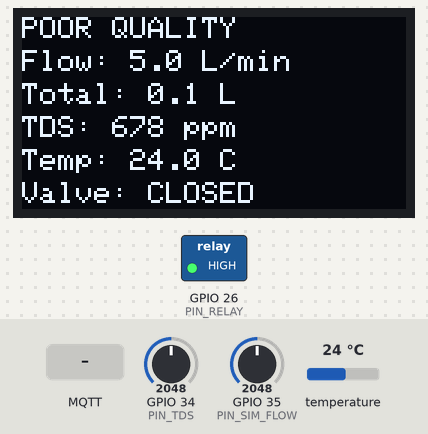
The sketch below on a simulated ESP32. Shown: 128×64 one-colour display, switched loads named in the sketch (green lamp = pin HIGH). The inputs (shaded band) are chosen by the test bench; at power-on: temperature 24 °C, GPIO 34 (PIN_TDS) = 2048, GPIO 35 (PIN_SIM_FLOW) = 2048 (analog values on the 0–4095 scale). WiFi joins after 1.5 s; servers stay silent unless stated; random numbers use the default seed unless the sketch sets one; no MQTT or app messages arrive unless stated; what the sketch prints to the serial monitor is not drawn.

Above: at 2.6 s.
2.7 s: temperature set to 41 °C
At 4.8 s:
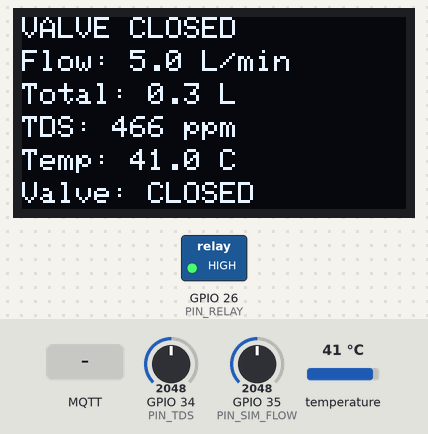
6.9 s: MQTT message "OPEN" arrives on the first subscribed topic
At 10.8 s:
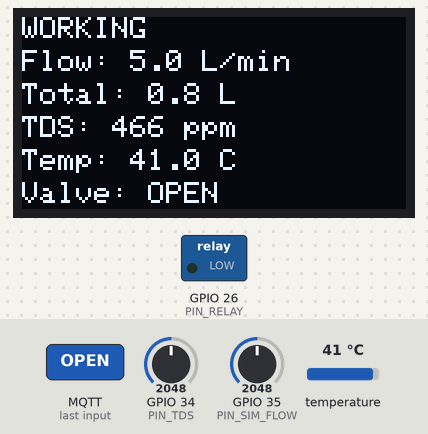
11.1 s: GPIO 34 (PIN_TDS) set to 2148
At 12.5 s:
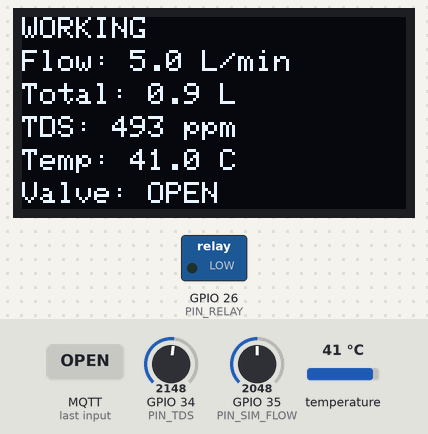
14.4 s: GPIO 34 (PIN_TDS) set to 2224
At 16.7 s:
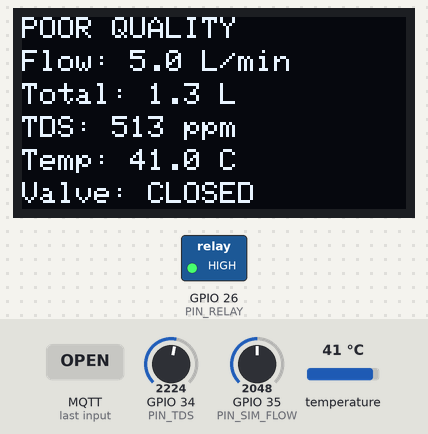
18.6 s: GPIO 35 (PIN_SIM_FLOW) set to 2866
At 20.7 s:
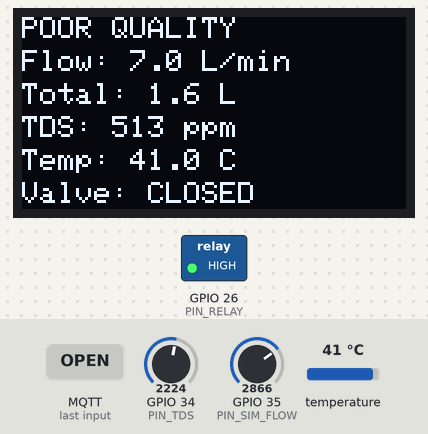
22.4 s: temperature set to 12 °C
At 23.4 s:
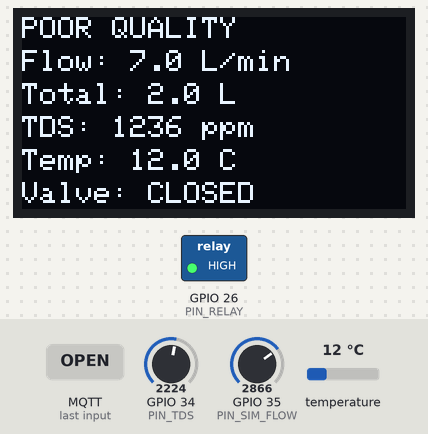
Timing chart, 0 to 25.4 s (numbered marks = the images above; inputs shaded):
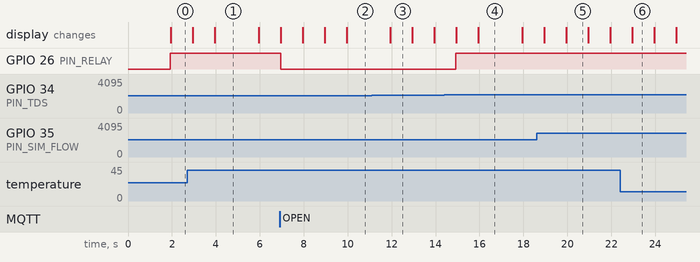

Measured:
- the behaviour switches between 2175 and 2176 on GPIO 34 (PIN_TDS) (found by bisection; images 3 and 4)
- after the input at 6.9 s, GPIO 26 (PIN_RELAY): HIGH → LOW after 0.05 s
- after the input at 14.4 s, GPIO 26 (PIN_RELAY): LOW → HIGH after 0.52 s
- what the display in image 1 shows lasts 2.0 s, from 3.9 s to 5.9 s
- what the display in image 3 shows lasts 1.0 s, from 11.9 s to 12.9 s

The sketch:

sketch.ino
```cpp
// Smart Tap Monitor - ESP32
// SIMULATE 1 = Wokwi (potentiometers stand in for sensors)
// SIMULATE 0 = real hardware
#define SIMULATE 1

#include <WiFi.h>
#include <PubSubClient.h>
#include <OneWire.h>
#include <DallasTemperature.h>
#include <Wire.h>
#include <Adafruit_GFX.h>
#include <Adafruit_SSD1306.h>

// ---------- Settings you can change ----------
#if SIMULATE
const char* WIFI_SSID = "Wokwi-GUEST";
const char* WIFI_PASS = "";
#else
const char* WIFI_SSID = "YOUR_WIFI_NAME";
const char* WIFI_PASS = "YOUR_WIFI_PASSWORD";
#endif

const char* MQTT_HOST  = "broker.hivemq.com";
const char* TOPIC_DATA = "tapmon/iotproject/data";
const char* TOPIC_CMD  = "tapmon/iotproject/cmd";

const float TDS_LIMIT        = 500.0;   // ppm; above this = poor quality
const float TDS_CAL          = 1.0;     // calibration multiplier for TDS
const float PULSES_PER_LITRE = 450.0;   // YF-S201 typical value
const float FLOW_MIN         = 0.2;     // L/min; below this = no flow
const int   NO_SUPPLY_SECS   = 10;      // demo value (use 600 for real use)
const bool  AUTO_SHUTOFF     = true;    // close valve on poor quality
#define RELAY_ACTIVE_LOW 1              // set 0 if the valve acts inverted

// ---------- Pins ----------
const int PIN_FLOW     = 27;
const int PIN_TDS      = 34;
const int PIN_TEMP     = 4;
const int PIN_RELAY    = 26;
const int PIN_SIM_FLOW = 35;   // simulation only

// ---------- Objects and state ----------
OneWire oneWire(PIN_TEMP);
DallasTemperature tempSensor(&oneWire);
Adafruit_SSD1306 oled(128, 64, &Wire, -1);
WiFiClient wifiClient;
PubSubClient mqtt(wifiClient);

volatile uint32_t pulseCount = 0;
void IRAM_ATTR onPulse() { pulseCount++; }

float flowLpm = 0, totalLitres = 0, tds = 0, tempC = 25;
bool valveOpen = true;
String status = "WORKING";
int noFlowSecs = 0;
unsigned long lastTick = 0, lastPublish = 0, lastWifiTry = 0, lastMqttTry = 0;

// ---------- Valve ----------
void setValve(bool open) {
  valveOpen = open;
  bool level = RELAY_ACTIVE_LOW ? !open : open;
  digitalWrite(PIN_RELAY, level ? HIGH : LOW);
}

// ---------- MQTT commands: send OPEN or CLOSE ----------
void onMessage(char* topic, byte* payload, unsigned int len) {
  String msg;
  for (unsigned int i = 0; i < len; i++) msg += (char)payload[i];
  msg.toUpperCase();
  if (msg == "OPEN") setValve(true);
  if (msg == "CLOSE") setValve(false);
}

// ---------- TDS ----------
float readTdsVoltage() {
  long sum = 0;
  for (int i = 0; i < 20; i++) { sum += analogRead(PIN_TDS); delay(5); }
  return (sum / 20.0) / 4095.0 * 3.3;
}

float voltageToTds(float v, float t) {
  float k = 1.0 + 0.02 * (t - 25.0);   // temperature compensation
  float vc = v / k;
  float ppm = (133.42 * vc * vc * vc - 255.86 * vc * vc + 857.39 * vc) * 0.5;
  return ppm * TDS_CAL;
}

// ---------- Status logic ----------
void updateStatus() {
  if (valveOpen && flowLpm < FLOW_MIN) noFlowSecs++; else noFlowSecs = 0;

  if (tds > TDS_LIMIT) {
    status = "POOR QUALITY";
    if (AUTO_SHUTOFF && valveOpen) setValve(false);
  } else if (!valveOpen) {
    status = "VALVE CLOSED";
  } else if (noFlowSecs >= NO_SUPPLY_SECS) {
    status = "NO SUPPLY";
  } else {
    status = "WORKING";
  }
}

// ---------- OLED ----------
void drawScreen() {
  oled.clearDisplay();
  oled.setTextSize(1);
  oled.setTextColor(SSD1306_WHITE);
  oled.setCursor(0, 0);  oled.println(status);
  oled.setCursor(0, 11); oled.print("Flow: ");  oled.print(flowLpm, 1);    oled.println(" L/min");
  oled.setCursor(0, 22); oled.print("Total: "); oled.print(totalLitres, 1); oled.println(" L");
  oled.setCursor(0, 33); oled.print("TDS: ");   oled.print(tds, 0);         oled.println(" ppm");
  oled.setCursor(0, 44); oled.print("Temp: ");  oled.print(tempC, 1);       oled.println(" C");
  oled.setCursor(0, 55); oled.print("Valve: "); oled.println(valveOpen ? "OPEN" : "CLOSED");
  oled.display();
}

// ---------- Wi-Fi and MQTT (never blocks the sensors) ----------
void keepConnected() {
  if (WiFi.status() != WL_CONNECTED) {
    if (millis() - lastWifiTry > 10000) {
      lastWifiTry = millis();
      WiFi.begin(WIFI_SSID, WIFI_PASS);
    }
    return;
  }
  if (!mqtt.connected() && millis() - lastMqttTry > 5000) {
    lastMqttTry = millis();
    String id = "tapmon-" + String(random(0xffff), HEX);
    if (mqtt.connect(id.c_str())) mqtt.subscribe(TOPIC_CMD);
  }
}

void setup() {
  Serial.begin(115200);

  digitalWrite(PIN_RELAY, RELAY_ACTIVE_LOW ? HIGH : LOW);  // relay off at boot
  pinMode(PIN_RELAY, OUTPUT);
  setValve(true);

  pinMode(PIN_TDS, INPUT);
  analogReadResolution(12);
  tempSensor.begin();

#if SIMULATE
  pinMode(PIN_SIM_FLOW, INPUT);
#else
  pinMode(PIN_FLOW, INPUT);
  attachInterrupt(digitalPinToInterrupt(PIN_FLOW), onPulse, FALLING);
#endif

  Wire.begin(21, 22);
  oled.begin(SSD1306_SWITCHCAPVCC, 0x3C);

  WiFi.mode(WIFI_STA);
  WiFi.begin(WIFI_SSID, WIFI_PASS);
  mqtt.setServer(MQTT_HOST, 1883);
  mqtt.setCallback(onMessage);
  lastTick = millis();
}

void loop() {
  keepConnected();
  mqtt.loop();

  if (millis() - lastTick >= 1000) {
    float dt = (millis() - lastTick) / 1000.0;
    lastTick = millis();

#if SIMULATE
    flowLpm = analogRead(PIN_SIM_FLOW) / 4095.0 * 10.0;   // pot = 0 to 10 L/min
    totalLitres += flowLpm / 60.0 * dt;
#else
    noInterrupts();
    uint32_t p = pulseCount;
    pulseCount = 0;
    interrupts();
    float litres = p / PULSES_PER_LITRE;
    totalLitres += litres;
    flowLpm = litres / dt * 60.0;
#endif

    tempSensor.requestTemperatures();
    float t = tempSensor.getTempCByIndex(0);
    tempC = (t == DEVICE_DISCONNECTED_C) ? 25.0 : t;
    tds = voltageToTds(readTdsVoltage(), tempC);

    updateStatus();
    drawScreen();

    Serial.print(status);
    Serial.print(" | flow ");  Serial.print(flowLpm);
    Serial.print(" L/min | total "); Serial.print(totalLitres);
    Serial.print(" L | TDS ");  Serial.print(tds);
    Serial.print(" ppm | temp "); Serial.print(tempC);
    Serial.print(" C | valve "); Serial.println(valveOpen ? "OPEN" : "CLOSED");
  }

  if (millis() - lastPublish >= 5000 && mqtt.connected()) {
    lastPublish = millis();
    char buf[200];
    snprintf(buf, sizeof(buf),
      R"({"flow":%.2f,"litres":%.2f,"tds":%.0f,"temp":%.1f,"valve":"%s","status":"%s"})",
      flowLpm, totalLitres, tds, tempC, valveOpen ? "OPEN" : "CLOSED", status.c_str());
    mqtt.publish(TOPIC_DATA, buf);
  }
}
```
